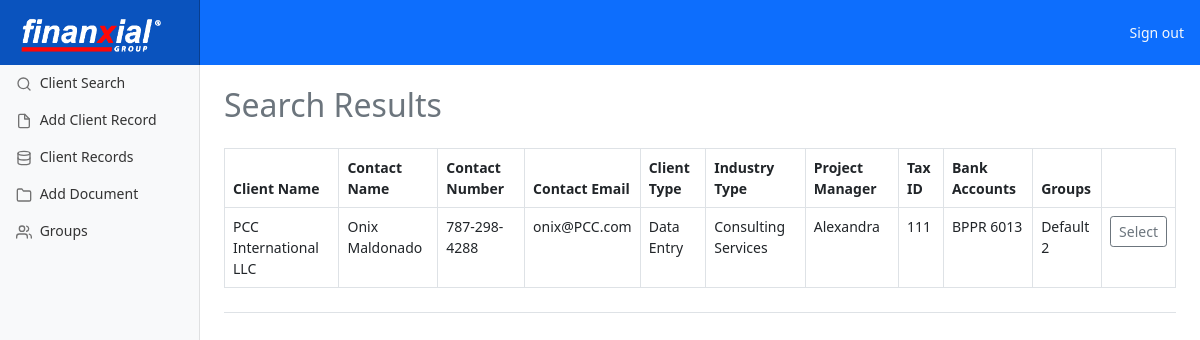
The page /group-search/2/ (signed in) on the database as committed earlier.
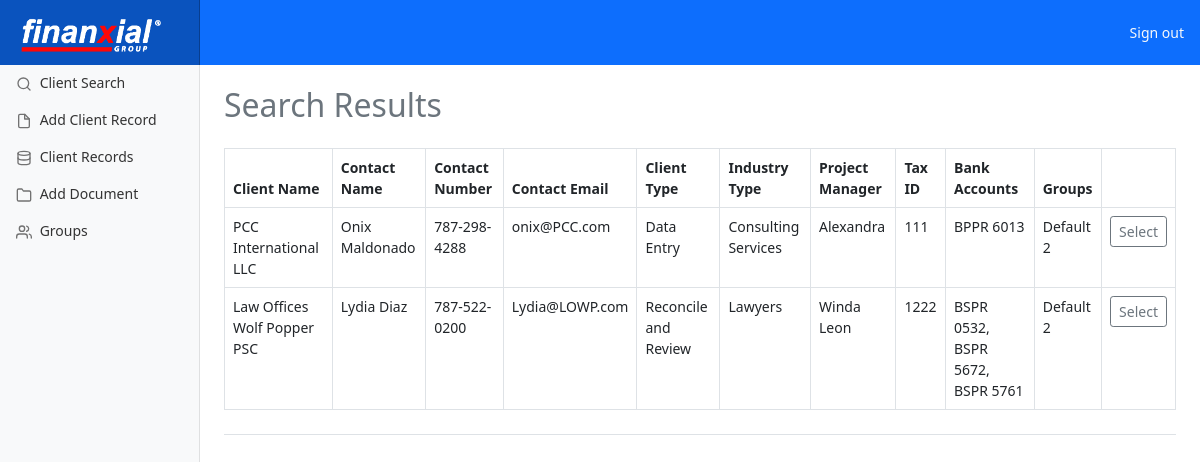
The same page on the database as committed later.
### pages/models.py (models this page shows, shortened)
class Client(models.Model):
    client_type_choices = (
        ('Data Entry', 'Data Entry'),
        ('Reconcile and Review', 'Reconcile and Review'),
        ('Review', 'Review'),
    )
    client_name = models.CharField(max_length=200)
    contact_name = models.CharField(max_length=200)
    contact_number = models.CharField(max_length=200)
    contact_email = models.EmailField(max_length = 200)
    client_type = models.CharField(max_length=200, choices=client_type_choices)
    industry_type = models.CharField(max_length=200)
    project_manager = models.CharField(max_length=200)
    tax_id = models.CharField(max_length=200)
    bank_accounts = models.CharField(max_length=200)
    client_group = models.CharField(max_length=200)

### pages/views.py (the view)
# urls.py: path('group-search/<group_id>/', views.group_search, name='group_search'),
def group_search(request, group_id):
    group = ClientGroup.objects.get(pk=group_id)
    clients = Client.objects.filter(
    client_group__icontains=group
    )
    return render(request, 'group_q.html', {'clients':clients})

### pages/models.py (called while the page is built)
    def __str__(self):
        return self.client_group

### pages/templates/group_q.html (shortened to what this page needs)
{% extends 'base.html' %}
{% block content %}
{% if user.is_authenticated %}
<main class="col-md-9 ms-sm-auto col-lg-10 px-md-4">
  <br/>
  <h2 class="text-muted">Search Results</h2>
  <div class="d-flex justify-content-between flex-wrap flex-md-nowrap align-items-center pt-3 pb-2 mb-3 border-bottom">
        <div class="table-responsive">
          <table class="table table-bordered table-hover">
            <thead>
              <tr>
                <th>Client Name</th>
                <th>Contact Name</th>
                <th>Contact Number</th>
                <th>Contact Email</th>
                <th>Client Type</th>
                <th>Industry Type</th>
                <th>Project Manager</th>
                <th>Tax ID</th>
                <th>Bank Accounts</th>
                <th>Groups</th>
                <th></th>
              </tr>
            </thead>
          {% for client in clients %}
              <tbody>
                <tr>
                  <td>{{ client.client_name }}</td>
                  <td>{{ client.contact_name }}</td>
                  <td>{{ client.contact_number }}</td>
                  <td>{{ client.contact_email }}</td>
                  <td>{{ client.client_type }}</td>
                  <td>{{ client.industry_type }}</td>
                  <td>{{ client.project_manager }}</td>
                  <td>{{ client.tax_id }}</td>
                  <td>{{ client.bank_accounts }}</td>
                  <td>{{ client.client_group }}</td>
                  <td><center><a class="btn btn-sm btn-outline-secondary" href="{% url 'edit' client.id %}" role="button">Select</a></center></td>
                </tr>
              </tbody>
           {% endfor %}
         </table>
       </div>
{% endif %}
{% endblock %}

### pages/templates/base.html (shortened to what this page needs)
<!doctype html>
{% load static %}
{% if user.is_authenticated %}
<html lang="en">
  <head>
<link href="{% static 'css/assets/dist/css/bootstrap.min.css' %}" rel="stylesheet">
    <link href="{%static 'css/dashboard.css'%}" rel="stylesheet">
  </head>
  <body>
<header class="navbar navbar-primary sticky-top bg-primary flex-md-nowrap p-0 t">
  <a class="navbar-brand col-md-3 col-lg-2 me-0 px-3" href="/search/"  ><img src="{% static 'images/finanxial_logo_new2.png' %}" width=150></a>
  <ul class="navbar-nav px-3">
    <li class="nav-item text-nowrap text-light">
      <a class="nav-link text-light" href="{% url 'logout' %}">Sign out</a>
    </li>
  </ul>
</header>
<div class="container-fluid">
  <div class="row">
    <nav id="sidebarMenu" class="col-md-3 col-lg-2 d-md-block bg-light sidebar collapse">
      <div class="position-sticky pt-3">
        <ul class="nav flex-column">
          <li class="nav-item">
            <a class="nav-link" aria-current="page" href="{% url 'search' %}">
              <span data-feather="search"></span>
              Client Search
            </a>
          </li>
          <li class="nav-item">
            <a class="nav-link" href="{% url 'client' %}">
              <span data-feather="file"></span>
              Add Client Record
            </a>
          </li>
          <li class="nav-item">
            <a class="nav-link" href="{% url 'records' %}">
              <span data-feather="database"></span>
              Client Records
            </a>
          </li>
          <li class="nav-item">
            <a class="nav-link" href="{% url 'document' %}">
              <span data-feather="folder"></span>
              Add Document
            </a>
          <li class="nav-item">
            <a class="nav-link" href="{% url 'groups' %}">
              <span data-feather="users"></span>
              Groups
            </a>
          </li>
        </ul>
      </div>
    </nav>
  </body>
</html>
{% else %}
<h1>Not Signed In</h2>
<p>Sign in here: <a href="{% url 'login' %}">Log In Page</a>
{% endif %}
{% block content %}
{% endblock %}

### static/css/dashboard.css (style rules this page uses)
body { font-size: .875rem; }
.feather { width: 16px; height: 16px; vertical-align: text-bottom; }
.sidebar { position: fixed; top: 0; bottom: 0; left: 0; z-index: 100; padding: 48px 0 0; box-shadow: inset -1px 0 0 rgba(0, 0, 0, .1); }
.sidebar .nav-link { font-weight: 500; color: #333; }
.sidebar .nav-link .feather { margin-right: 4px; color: #727272; }
.navbar-brand { padding-top: .75rem; padding-bottom: .75rem; font-size: 1rem; background-color: rgba(0, 0, 0, .25); box-shadow: inset -1px 0 0 rgba(0, 0, 0, .25); }

Rows that differ between the two databases and show on the page:
now on this page (row edited): Client: client_name "Law Offices Wolf Popper PSC", contact_name "Lydia Diaz", contact_number "787-522-0200", contact_email "Lydia@LOWP.com", client_type "Reconcile and Review", industry_type "Lawyers", project_manager "Winda Leon", tax_id "1222", bank_accounts "BSPR 0532, BSPR 5672, BSPR 5761", client_group "Default 2"
